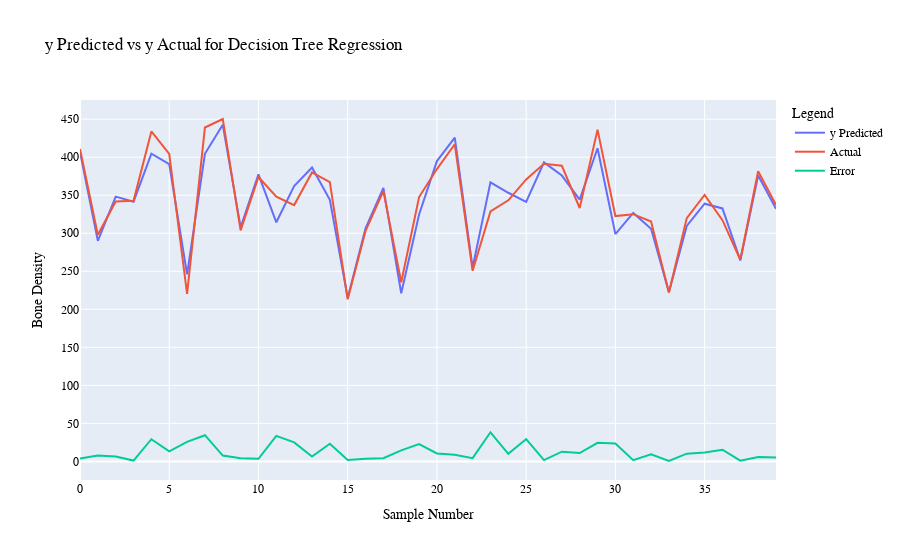

The cell this chart's notebook holds for it:
### Markdown cell above
#### Visual of the Predicted vs. Actual y_test Values w/ Error

### Code cell
import plotly.graph_objects as go
import numpy as np

fig = go.Figure()

fig.add_trace(
    go.Scatter(
        x = df_prediction.index,
        y = df_prediction['y Predicted'],
        name = 'y Predicted'
    )
)

fig.add_trace(
    go.Scatter(
        x = df_prediction.index,
        y = df_prediction['y Actual'],
        name = 'Actual'
    )
)

fig.add_trace(
    go.Scatter(
        x = df_prediction.index,
        y = abs(df_prediction['y Actual'] - df_prediction['y Predicted']),
        name = 'Error'
    )
)

fig.update_layout(
    title = 'y Predicted vs y Actual for Decision Tree Regression',
    xaxis_title = 'Sample Number',
    yaxis_title = 'Bone Density',
    legend_title = 'Legend',
    font=dict(
        family = 'Arial',
        size = 12,
        color = 'Black'
    )
)

fig.show()

### Figure 1 — Plotly figure (JSON) as saved in the notebook; plotly's stock layout.template omitted (floating-point values rounded to 4 significant figures)
{"data": [{"name": "y Predicted", "type": "scatter", "x": [0, 1, 2, 3, 4, 5, 6, 7, 8, 9, 10, 11, 12, 13, 14, 15, 16, 17, 18, 19, 20, 21, 22, 23, 24, 25, 26, 27, 28, 29, 30, 31, 32, 33, 34, 35, 36, 37, 38, 39], "y": [406.8, 290.1, 348.2, 341.5, 404.7, 390.9, 245.9, 404.5, 442.5, 308.0, 377.3, 314.4, 362.1, 386.5, 344.0, 215.0, 306.4, 359.6, 221.1, 324.7, 394.9, 425.7, 254.9, 367.0, 353.2, 341.4, 393.2, 375.8, 344.3, 411.7, 299.0, 326.7, 306.0, 222.6, 309.7, 338.8, 332.6, 264.3, 375.8, 332.0]}, {"name": "Actual", "type": "scatter", "x": [0, 1, 2, 3, 4, 5, 6, 7, 8, 9, 10, 11, 12, 13, 14, 15, 16, 17, 18, 19, 20, 21, 22, 23, 24, 25, 26, 27, 28, 29, 30, 31, 32, 33, 34, 35, 36, 37, 38, 39], "y": [410.7, 297.9, 341.7, 342.7, 433.9, 404.2, 220.2, 439, 450.2, 303.8, 373.9, 348, 337, 380, 367.2, 213.1, 303, 355.4, 235.6, 347.6, 384.4, 417, 250.6, 328.7, 343.3, 370.8, 391.4, 388.7, 333.2, 436.2, 322.6, 325.1, 315.4, 222, 319.9, 350.5, 317.2, 265.2, 381.6, 337.2]}, {"name": "Error", "type": "scatter", "x": [0, 1, 2, 3, 4, 5, 6, 7, 8, 9, 10, 11, 12, 13, 14, 15, 16, 17, 18, 19, 20, 21, 22, 23, 24, 25, 26, 27, 28, 29, 30, 31, 32, 33, 34, 35, 36, 37, 38, 39], "y": [3.88, 7.844, 6.492, 1.198, 29.2, 13.3, 25.65, 34.5, 7.665, 4.151, 3.417, 33.61, 25.06, 6.478, 23.19, 1.923, 3.387, 4.189, 14.47, 22.86, 10.5, 8.746, 4.283, 38.3, 9.923, 29.44, 1.773, 12.86, 11.06, 24.48, 23.64, 1.636, 9.421, 0.5702, 10.24, 11.66, 15.4, 0.9409, 5.787, 5.186]}], "layout": {"font": {"color": "Black", "family": "Arial", "size": 12}, "legend": {"title": {"text": "Legend"}}, "title": {"text": "y Predicted vs y Actual for Decision Tree Regression"}, "xaxis": {"title": {"text": "Sample Number"}}, "yaxis": {"title": {"text": "Bone Density"}}}}
